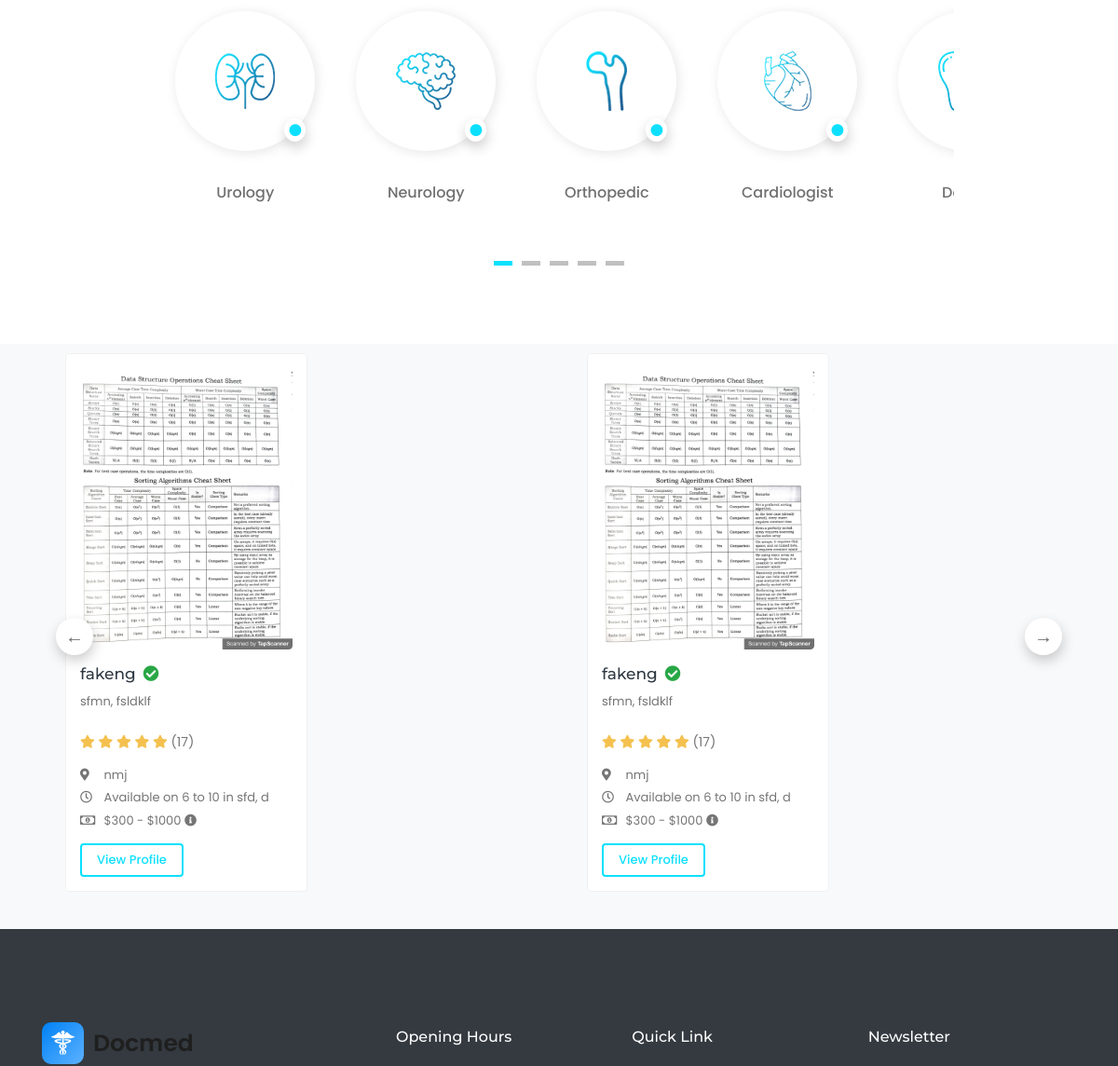
Before: / (middle part) with the older database file.
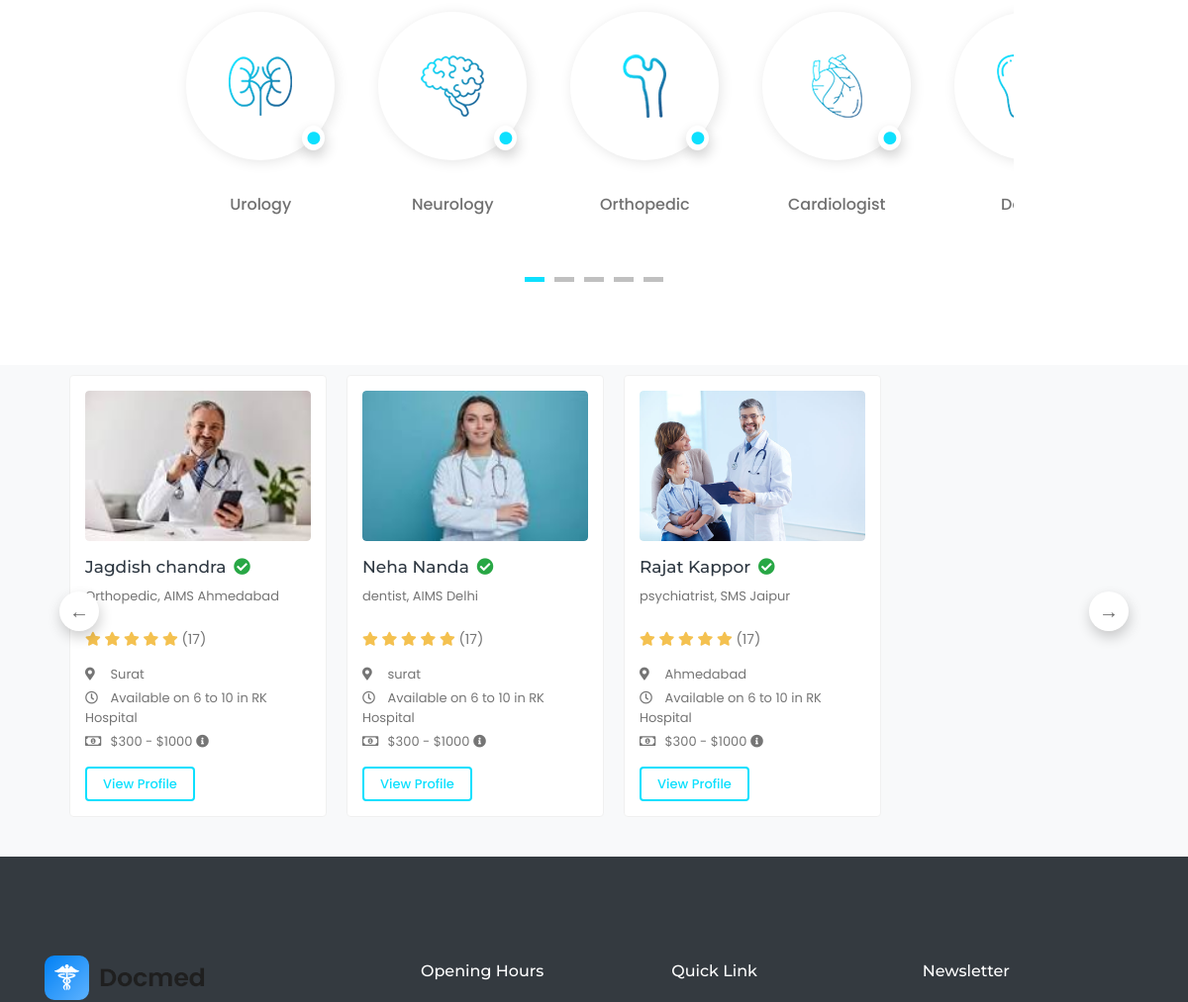
After: the same page with the newer database file.
### appointment/models.py (models this page shows, shortened)
class Appointment(models.Model):
    user = models.OneToOneField(Doctor,on_delete=models.CASCADE)
    image = models.ImageField(null=True, blank=True)
    start_time = models.CharField(max_length=10)
    end_time = models.CharField(max_length=10)
    qualification_name = models.CharField(max_length=100)
    institute_name = models.CharField(max_length=100)
    hospital_name = models.CharField(max_length=100)
    price= models.FloatField(max_length=10, default='500')
    created_at = models.DateTimeField(default=timezone.now)
    @property
    def get_image_url(self):
        if self.image and hasattr(self.image, 'url'):
            return self.image.url
        else:
            return "/media/about.jpg"

### accounts/models.py (models this page shows, shortened)
class CustomUser(AbstractBaseUser, PermissionsMixin):
    email = LowercaseEmailField(_('email address'), unique=True)
    name = models.CharField(max_length=255)
    is_staff = models.BooleanField(default=False)
    is_active = models.BooleanField(default=True)
    date_joined = models.DateTimeField(default=timezone.now)
    GENDER_CHOICES = (
        ('M', 'Male'),
        ('F', 'Female'),
    )
    phone_regex = RegexValidator( regex = r'^\d{10}$',message = "phone number should exactly be in 10 digits")
    phone_number = models.CharField(max_length=255, validators=[phone_regex], blank = True, null=True)  # you can set it unique = True
    gender = models.CharField(max_length=1, choices=GENDER_CHOICES, default='M', null=True)
    is_Patient = models.BooleanField(default=True)
    is_Doctor = models.BooleanField(default = False)
    USERNAME_FIELD = 'email'
    REQUIRED_FIELDS = []
    objects = CustomUserManager()

class DoctorAdditional(models.Model):
    user = models.OneToOneField(Doctor, on_delete = models.CASCADE)
    location = models.CharField(max_length=20)
    your_expertise =  models.CharField(max_length=20)

### accounts/views.py (the view)
# urls.py: path('', views.HomePageView.as_view(), name='index'),
class HomePageView(ListView):
    paginate_by = 9
    model = Appointment
    context_object_name = 'home'
    template_name = "index.html"
    def get_queryset(self):
        return self.model.objects.all().order_by('-id')

### accounts/models.py (called while the page is built)
    @property
    def showAdditional(self):
        return self.doctoradditional

    @property
    def showAppointment(self):
        return self.appointment

### templates/index.html (shortened to what this page needs)
{% extends 'base.html' %}
{% load static %}
{% block content %}
<section class="section section-specialities">
    <div class="container-fluid">
        <div class="row justify-content-center">
            <div class="col-md-9">
                <div class="specialities-slider slider">
                    <div class="speicality-item text-center">
                        <div class="speicality-img">
                            <img src="{% static 'img/img/specialities/specialities-01.png'%}" class="img-fluid"
                                alt="Speciality">
                            <span><i class="fa fa-circle" aria-hidden="true"></i></span>
                        </div>
                        <p>Urology</p>
                    </div>
                    <div class="speicality-item text-center">
                        <div class="speicality-img">
                            <img src="{% static 'img/img/specialities/specialities-02.png'%}" class="img-fluid"
                                alt="Speciality">
                            <span><i class="fa fa-circle" aria-hidden="true"></i></span>
                        </div>
                        <p>Neurology</p>
                    </div>
                    <div class="speicality-item text-center">
                        <div class="speicality-img">
                            <img src="{% static 'img/img/specialities/specialities-03.png'%}" class="img-fluid"
                                alt="Speciality">
                            <span><i class="fa fa-circle" aria-hidden="true"></i></span>
                        </div>
                        <p>Orthopedic</p>
                    </div>
                    <div class="speicality-item text-center">
                        <div class="speicality-img">
                            <img src="{% static 'img/img/specialities/specialities-04.png'%}" class="img-fluid"
                                alt="Speciality">
                            <span><i class="fa fa-circle" aria-hidden="true"></i></span>
                        </div>
                        <p>Cardiologist</p>
                    </div>
                    <div class="speicality-item text-center">
                        <div class="speicality-img">
                            <img src="{% static 'img/img/specialities/specialities-05.png'%}" class="img-fluid"
                                alt="Speciality">
                        </div>
                        <p>Dentist</p>
                    </div>
                </div>
            </div>
        </div>
    </div>
</section>
{% if request.user.is_authenticated and request.user.is_Patient %}
<div class="container">
    <div class="col-lg-5" style="max-width: 100%;">
        <div class="doctor-slider slider">
            {% for apt in home %}
            <div class="profile-widget">
                <div class="doc-img">
                    <a href="{% url 'appointment:docdetail' id=apt.id %}">
                        <img class="img-fluid" alt="User Image" src="{{ apt.user.showAppointment.get_image_url }}">
                    </a>
                    <a href="javascript:void(0)" class="fav-btn">
                        <i class="far fa-bookmark"></i>
                    </a>
                </div>
                <div class="pro-content">
                    <h3 class="title">
                        <a href="{% url 'appointment:docdetail' id=apt.id %}">{{ apt.user.name }}</a>
                        <i class="fas fa-check-circle verified"></i>
                    </h3>
                    <p class="speciality">{{ apt.qualification_name }}, {{ apt.institute_name }}</p>
                    <div class="rating">
                        <i class="fas fa-star filled"></i>
                        <i class="fas fa-star filled"></i>
                        <i class="fas fa-star filled"></i>
                        <i class="fas fa-star filled"></i>
                        <i class="fas fa-star filled"></i>
                        <span class="d-inline-block average-rating">(17)</span>
                    </div>
                    <ul class="available-info">
                        <li>
                            <i class="fas fa-map-marker-alt"></i> {{ apt.user.showAdditional.location }}
                        </li>
                        <li>
                            <i class="far fa-clock"></i> Available on {{ apt.start_time }} to {{ apt.end_time }}
                            in {{ apt.hospital_name }}
                        </li>
                        <li>
                            <i class="far fa-money-bill-alt"></i> $300 - $1000
                            <i class="fas fa-info-circle" data-toggle="tooltip" title="Lorem Ipsum"></i>
                        </li>
                    </ul>
                    <div class="row row-sm">
                        <div class="col-6">
                            <a href="{% url 'appointment:docdetail' id=apt.id %}" class="btn view-btn">View Profile</a>
                        </div>
                        <div class="col-6">
                            <a href="{% url 'appointment:doctor-detail' id=apt.id %}" class="btn book-btn">Book Now</a>
                        </div>
                    </div>
                </div>
            </div>
            {%endfor%}
             {% elif request.user.is_authenticated and request.user.is_Doctor%}
             {% comment %} <div class="container"></div> {% endcomment %}
           {% else %}
           <div class="container">
            <div class="col-lg-5" style="max-width: 100%;">
                <div class="doctor-slider slider">
                    {% for apt in home %}
                    <div class="profile-widget">
                        <div class="doc-img">
                            <a href="{% url 'appointment:docdetail' id=apt.id %}">
                                <img class="img-fluid" alt="User Image" src="{{ apt.user.showAppointment.get_image_url }}">
                            </a>
                        </div>
                        <div class="pro-content">
                            <h3 class="title">
                                <a href="{% url 'appointment:docdetail' id=apt.id %}">{{ apt.user.name }}</a>
                                <i class="fas fa-check-circle verified"></i>
                            </h3>
                            <p class="speciality">{{ apt.qualification_name }}, {{ apt.institute_name }}</p>
                            <div class="rating">
                                <i class="fas fa-star filled"></i>
                                <i class="fas fa-star filled"></i>
                                <i class="fas fa-star filled"></i>
                                <i class="fas fa-star filled"></i>
                                <i class="fas fa-star filled"></i>
                                <span class="d-inline-block average-rating">(17)</span>
                            </div>
                            <ul class="available-info">
                                <li>
                                    <i class="fas fa-map-marker-alt"></i> {{ apt.user.showAdditional.location }}
                                </li>
                                <li>
                                    <i class="far fa-clock"></i> Available on {{ apt.start_time }} to {{ apt.end_time }}
                                    in {{ apt.hospital_name }}
                                </li>
                                <li>
                                    <i class="far fa-money-bill-alt"></i> $300 - $1000
                                    <i class="fas fa-info-circle" data-toggle="tooltip" title="Lorem Ipsum"></i>
                                </li>
                            </ul>
                            <div class="row row-sm">
                                <div class="col-6">
                                    <a href="{% url 'appointment:docdetail' id=apt.id %}" class="btn view-btn">View Profile</a>
                                </div>
                            </div>
                        </div>
                    </div>
                    {%endfor%}
                    {% endif %}
        </div>
    </div>
</div>
{% endblock %}

### templates/base.html (shortened to what this page needs)
{% load static %}
<!DOCTYPE html>
<html lang="en">
<head>
<link rel="stylesheet" href="{% static 'css/bootstrap.min.css'%}">
<link rel="stylesheet" href="{% static 'plugins/fontawesome/css/fontawesome.min.css'%}">
<link rel="stylesheet" href="{% static 'plugins/fontawesome/css/all.min.css'%}">
<link rel="stylesheet" href="{% static 'style.css' %}">
<link rel="stylesheet" href="{% static 'css/style copy.css' %}">
</head>
<body>
      {% block content %}
  {% endblock  %}
  <footer class="footer-area bg-dark bg-gradient">
    <div class="container">
      <div class="row">
        <div class="col-12 col-sm-6 col-lg-4">
          <div class="single-footer-widget">
            <a href="{% url "accounts:index" %}" class="d-block mb-4"><img src="{% static 'img/logo1.png' %}" alt=""></a>
          </div>
        </div>
        <div class="col-12 col-sm-6 col-lg">
          <div class="single-footer-widget">
            <h5 class="widget-title">Opening Hours</h5>
          </div>
        </div>
        <div class="col-12 col-sm-6 col-lg">
          <div class="single-footer-widget">
            <h5 class="widget-title">Quick Link</h5>
          </div>
        </div>
        <div class="col-12 col-sm-6 col-lg">
          <div class="single-footer-widget">
            <h5 class="widget-title">Newsletter</h5>
          </div>
        </div>
      </div>
    </div>
  </footer>
</body>
</html>

### templates/nav.html (shortened to what this page needs)
{% load static %}

### static/style.css (style rules this page uses)
* { margin: 0; padding: 0; }
body { font-family: "Montserrat", sans-serif; font-weight: 400; font-size: 14px; }
h1, h2, h3, h4, h5, h6 { font-family: "Montserrat", sans-serif; color: #333333; line-height: 1.4; font-weight: 600; }
a, a:active, a:focus, a:hover { color: #333333; text-decoration: none; -webkit-transition-duration: 500ms; -o-transition-duration: 500ms; transition-duration: 500ms; outline: none; }
li { list-style: none; }
p { line-height: 1.9; color: #707070; font-size: 14px; font-weight: 400; }
img { max-width: 100%; height: auto; }
ul { margin: 0; padding: 0; }
ul li { margin: 0; padding: 0; }
.footer-area { position: relative; z-index: 1; padding-top: 100px; }
.single-footer-widget { position: relative; z-index: 1; margin-bottom: 100px; }
.single-footer-widget .widget-title { color: #ffffff; margin-top: 5px; margin-bottom: 25px; display: block; }

### static/css/default-assets/classy-nav.css (style rules this page uses)
body { font-family: "Roboto", sans-serif; }
ul { margin: 0; }
ul li { list-style: none; }
img { height: auto; max-width: 100%; }
.justify-content-center { -webkit-box-pack: center; -ms-flex-pack: center; justify-content: center; }

Changed rows visible on the page:
added Appointment: user.showAppointment.get_image_url (picture), user.name "Jagdish chandra", qualification_name "Orthopedic", institute_name "AIMS Ahmedabad", user.showAdditional.location "Surat", start_time "6", end_time "10", hospital_name "RK Hospital"
added Appointment: user.showAppointment.get_image_url (picture), user.name "Neha Nanda", qualification_name "dentist", institute_name "AIMS Delhi", user.showAdditional.location "surat", start_time "6", end_time "10", hospital_name "RK Hospital"
changed Appointment: user.showAppointment.get_image_url: a different picture; user.name "fakeng" → "Rajat Kappor"; qualification_name "sfmn" → "psychiatrist"; institute_name "fsldklf" → "SMS Jaipur"; user.showAdditional.location "nmj" → "Ahmedabad"; hospital_name "sfd, d" → "RK Hospital"
